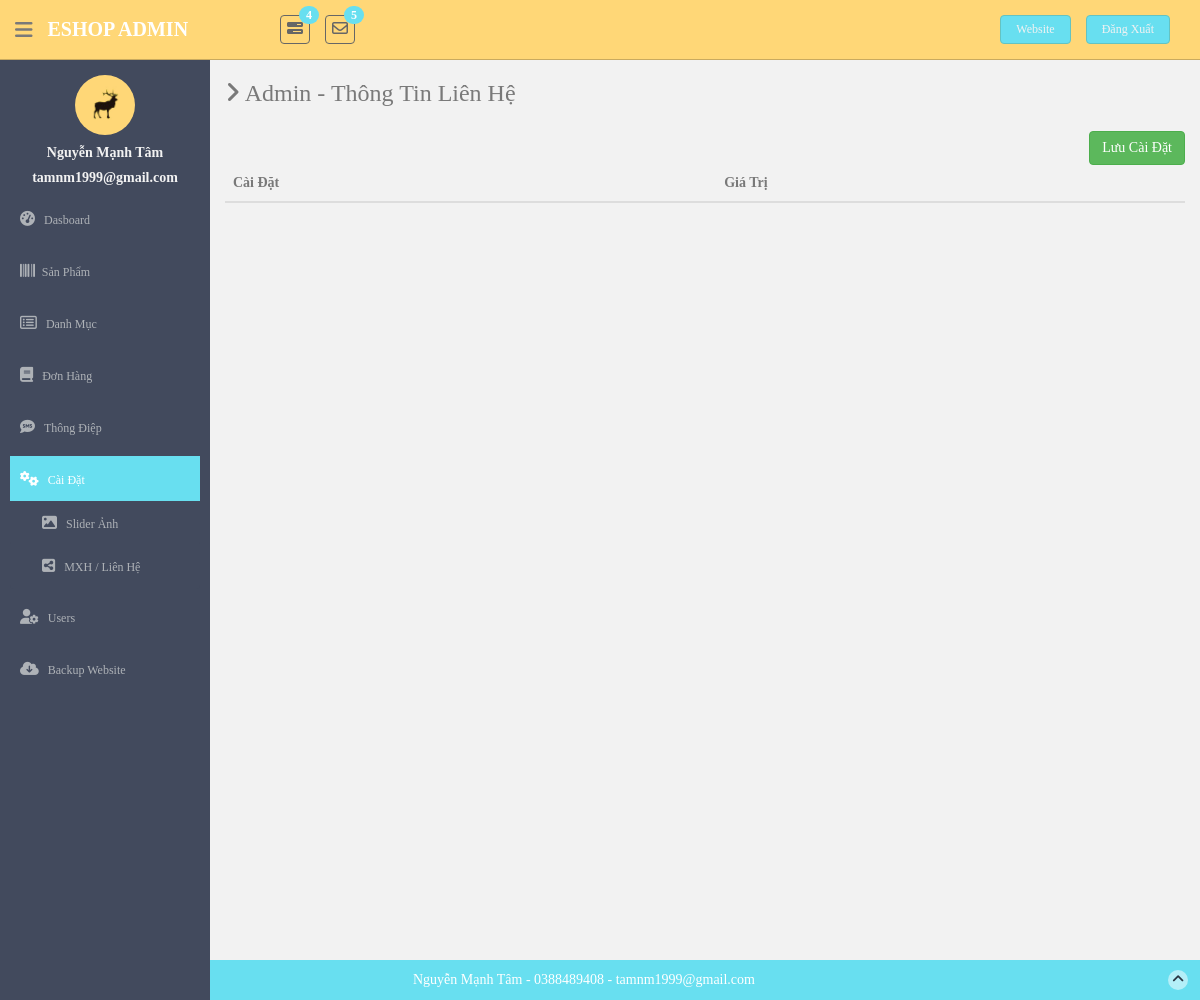
The app's page /public/admin/settings/socials (signed in), older data.
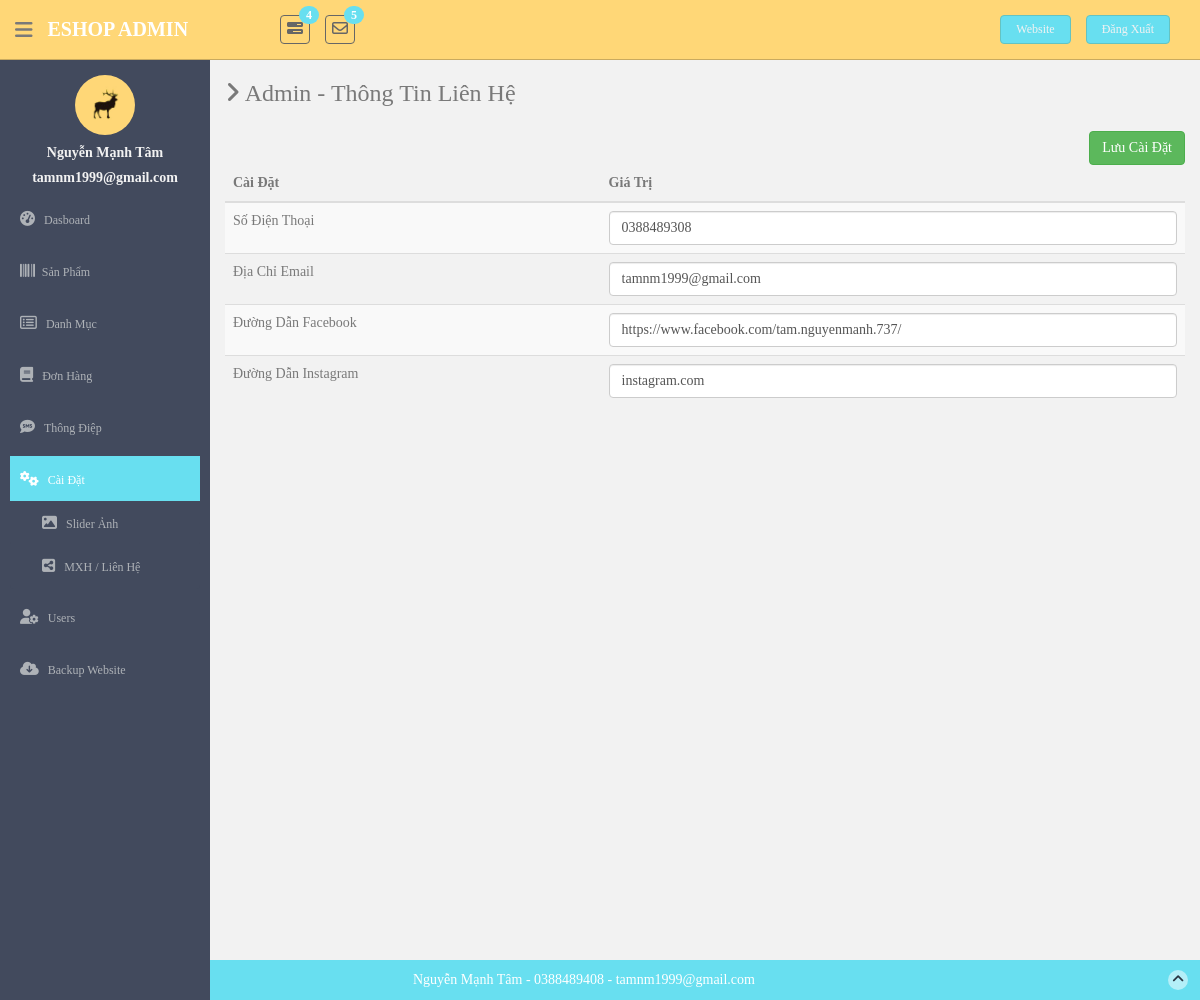
The same page, newer data.
### tables this page shows
CREATE TABLE `tbl_settings` (
  `id` int(11) NOT NULL,
  `setting` varchar(50) DEFAULT NULL,
  `value` varchar(2048) DEFAULT NULL,
  `setting_slug` varchar(100) DEFAULT NULL
);

### app/controllers/admin.php (called while the page is built, shortened)
<?php
class Admin extends Controller
{
    public function settings($type = '')
    {
        $User = $this->load_model('User');
        $user_data = $User->check_login(true, ["Admin"]);
        if (is_object($user_data)) {
            $data['user_data'] = $user_data;
        }
        $Settings = new Setting();
        if ($type == "socials") {
            $data['page_title'] = "Admin - Thông Tin Liên Hệ";
            $data['settings'] = $Settings->get_all_settings();
        }
        $data['type'] = $type;
        $data['current_page'] = "settings";
        $this->view("admin/settings", $data);
    }
}

### app/core/app.php (called while the page is built, shortened)
<?php
class App
{
    protected $method = "index";
    private function parseURL()
    {
        $url = isset($_GET['url']) ? $_GET['url'] : "home";
        return explode("/", filter_var(trim($url, "/"), FILTER_SANITIZE_URL));
    }
    public function  __construct()
    {
        $url = $this->parseURL();
        $url[0] = str_replace("-", "_", $url[0]);
        if (file_exists("../app/controllers/" . strtolower($url[0]) . ".php")) {
            unset($url[0]);
        }
        $this->controller = new $this->controller;
        if (isset($url[1])) {
            $url[1] = strtolower($url[1]);
            if (method_exists($this->controller, $url[1])) {
                $this->method = $url[1];
                unset($url[1]);
            }
        }
        $this->params = (count($url) > 0) ? $url : ["home"];
        call_user_func_array([$this->controller, $this->method], $this->params);
    }
}

### public/index.php (called while the page is built, shortened)
<?php
$app = new App();
?>

### app/core/database.php (called while the page is built, shortened)
<?php
class Database
{
    public static $conn;
    public function __construct()
    {
        try {
            $string = DB_TYPE . ":host=" . DB_HOST . ";dbname=" . DB_NAME;
            self::$conn = new PDO($string, DB_USER, DB_PASSWORD);
        } catch (PDOException $e) {
            die($e->getMessage());
        }
    }
   public function read_db($query, $data = array())
   {
       $statement = self::$conn->prepare($query);
       $result = $statement->execute($data);
       if ($result) {
           $data = $statement->fetchAll(PDO::FETCH_OBJ);
           if (is_array($data) && count($data) > 0) {
               return $data;
           }
       }
       return false;
   }
}

### app/core/setting.class.php (called while the page is built, shortened)
<?php
Class Setting{
    public function get_all_settings(){
        $db = Database::newInstance();
        $query = "SELECT * FROM tbl_settings";
        return $db->read_db($query);
    }
}

### app/views/eshop/admin/settings.php (the view, shortened to what this page needs)
<form method="POST" enctype="multipart/form-data">
    <table class="table table-striped table-advance table-hover">
        <?php if ($type == "socials"): ?>
            <thead>
            <tr>
                <th>Cài Đặt</th>
                <th>Giá Trị</th>
            </tr>
            </thead>
            <tbody>
            <?php if (isset($settings) && is_array($settings)): ?>
                <?php foreach ($settings as $row): ?>
                    <tr>
                        <td><?= $row->setting ?></td>
                        <td><input name="<?= $row->setting_slug ?>" class="form-control" type="text"
                                   value="<?= $row->value ?>"</td>
                    </tr>
                <?php endforeach; ?>
            <?php endif; ?>
            </tbody>
            <input type="submit" value="Lưu Cài Đặt" class="btn btn-success pull-right">
        <?php endif; ?>
    </table>
</form>

Row changes from the older to the newer data that the page shows:
added tbl_settings: setting "Số Điện Thoại", so_dien_thoai "0388489308"
added tbl_settings: setting "Địa Chỉ Email", dia_chi_email "tamnm1999@gmail.com"
added tbl_settings: setting "Đường Dẫn Facebook", duong_dan_facebook "https://www.facebook.com/tam.nguyenmanh.737/"
added tbl_settings: setting "Đường Dẫn Instagram", duong_dan_instagram "instagram.com"
